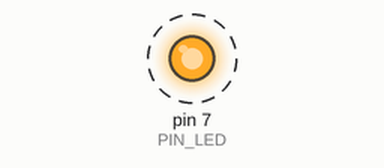
Simulated run of this sketch. Board: Arduino Uno, built with avr-gcc and run on an emulated ATmega328P. Parts: output pins drawn as LEDs (lit = HIGH). Dashed ring = blinking.

Above: at 1.05 s.
Timing chart, 0 to 4.0 s (numbered marks = the images above):
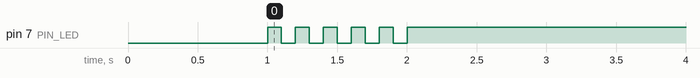

The sketch:

05_practice_2.ino
```cpp
#define PIN_LED 7
unsigned int toggle;
unsigned int times;

void setup() {
  pinMode(PIN_LED,OUTPUT);
  Serial.begin(115200);
  //시작될 때 까지 잠시 대기.
  while(!Serial)
  {}
  toggle = 0;
  times = 0;
  digitalWrite(PIN_LED,toggle);
  delay(1000);
}

void loop(){
  while (true)
  {
    toggle = changetoggle_State(toggle);
    digitalWrite(PIN_LED,toggle);
    delay(100);
    times += 1;

    toggle = changetoggle_State(toggle);
    digitalWrite(PIN_LED,toggle);
    delay(100);
    times += 1;

    if (times >= 10)
    {
      toggle = changetoggle_State(toggle);
      digitalWrite(PIN_LED,toggle);
      times = 0;
      delay(1000000);
      break;
    }
  }
}

int changetoggle_State(int toggle)
{
  if (toggle == 1)
    return 0;
  else
    return 1;
}
```

Measured:
- by itself, pin 7 (PIN_LED): alternates HIGH for 0.10 s and LOW for 0.10 s, 11 changes in all, then stays HIGH
